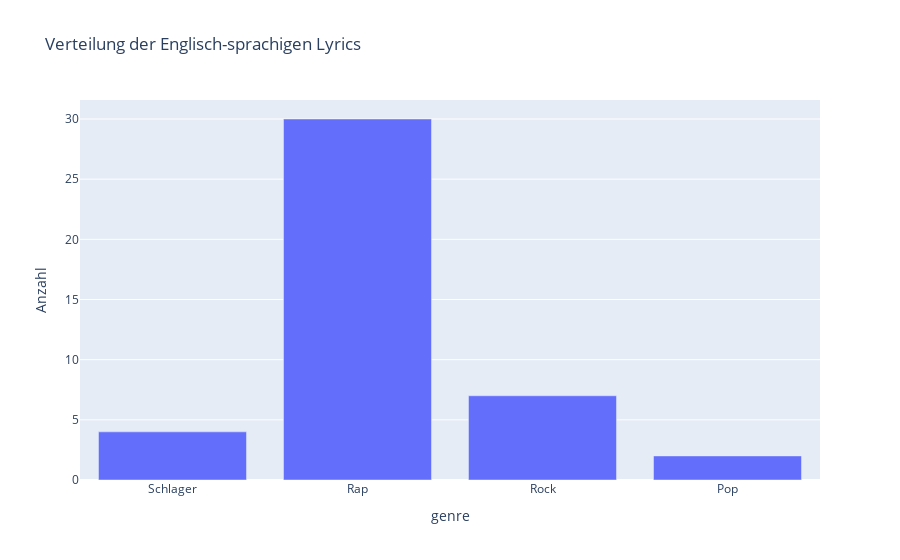

This figure's notebook cell:
### Code cell
df_results = pd.DataFrame(results)
genre_count = df_results.groupby(['genre']).size().reset_index(name='count')

fig = px.bar(genre_count, x='genre', y='count', title='Verteilung der Englisch-sprachigen Lyrics',
             category_orders={'genre': df_results['genre'].unique()},
             labels={'count': 'Anzahl'})
fig.show()

### Figure 1 — Plotly figure (JSON) as saved in the notebook; plotly's stock layout.template omitted (floating-point values rounded to 4 significant figures)
{"data": [{"alignmentgroup": "True", "hovertemplate": "genre=%{x}<br>Anzahl=%{y}<extra></extra>", "legendgroup": "", "marker": {"color": "#636efa", "pattern": {"shape": ""}}, "name": "", "offsetgroup": "", "orientation": "v", "showlegend": false, "textposition": "auto", "type": "bar", "x": ["Pop", "Rap", "Rock", "Schlager"], "xaxis": "x", "y": [2, 30, 7, 4], "yaxis": "y"}], "layout": {"barmode": "relative", "legend": {"tracegroupgap": 0}, "title": {"text": "Verteilung der Englisch-sprachigen Lyrics"}, "xaxis": {"anchor": "y", "categoryarray": ["Schlager", "Rap", null, "Rock", "Pop"], "categoryorder": "array", "domain": [0, 1], "title": {"text": "genre"}}, "yaxis": {"anchor": "x", "domain": [0, 1], "title": {"text": "Anzahl"}}}}
